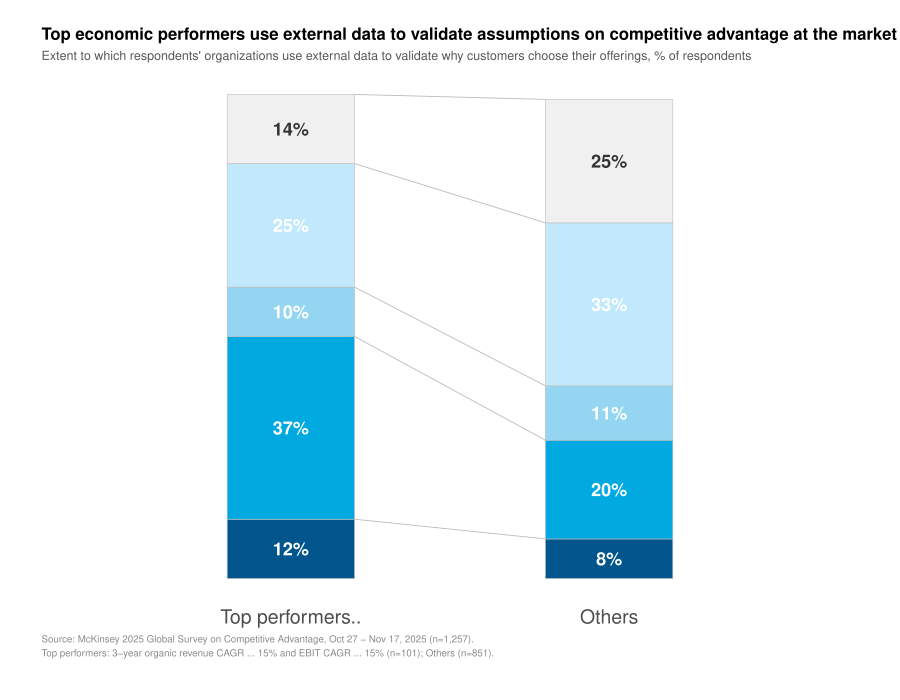

Write the R code that produced this figure.
library(ggplot2)
library(dplyr)

# 1. Data
data <- data.frame(
  group = rep(c("Top performers", "Others"), each = 5),
  category = factor(
    rep(c("Almost all", "Most", "Half", "Few", "Not at all"), 2),
    levels = rev(c("Almost all", "Most", "Half", "Few", "Not at all"))
  ),
  value = c(12, 37, 10, 25, 14,
            8,  20, 11, 33, 25),
  color = rep(c("#00558C", "#00A9E0", "#94D6F1", "#C1E9FB", "#F0F0F0"), 2)
)

lines_data <- data %>%
  group_by(group) %>%
  mutate(cum_value = cumsum(value)) %>%
  ungroup()

tp_heights <- filter(lines_data, group == "Top performers")$cum_value
ot_heights <- filter(lines_data, group == "Others")$cum_value

# Split labels into colored segments (white text) and white segment (dark text)
colored_labels <- filter(lines_data, category != "Not at all")
white_labels   <- filter(lines_data, category == "Not at all")

# 2. Plot
ggplot() +
  # Stacked bars
  geom_col(
    data = filter(data, group == "Top performers"),
    aes(x = 4, y = value, fill = category),
    width = 1.2, color = "#bcbcbc", linewidth = 0.2, show.legend = FALSE
  ) +
  geom_col(
    data = filter(data, group == "Others"),
    aes(x = 7, y = value, fill = category),
    width = 1.2, color = "#bcbcbc", linewidth = 0.2, show.legend = FALSE
  ) +
  # Slope lines
  annotate(
    "segment",
    x = 4.6, xend = 6.4,
    y = tp_heights, yend = ot_heights,
    color = "#bcbcbc", linewidth = 0.3
  ) +
  # Labels on colored segments: white text
  geom_text(
    data = colored_labels,
    aes(
      x = ifelse(group == "Top performers", 4, 7),
      y = cum_value - value / 2,
      label = paste0(value, "%")
    ),
    color = "#FFFFFF", size = 4.5, fontface = "bold", show.legend = FALSE
  ) +
  # Labels on white segment: dark text
  geom_text(
    data = white_labels,
    aes(
      x = ifelse(group == "Top performers", 4, 7),
      y = cum_value - value / 2,
      label = paste0(value, "%")
    ),
    color = "#333333", size = 4.5, fontface = "bold", show.legend = FALSE
  ) +
  # Fill colors
  scale_fill_manual(values = setNames(data$color, data$category)) +
  # Theme
  theme_minimal() +
  theme(
    axis.title   = element_blank(),
    axis.text.y  = element_blank(),
    axis.text.x  = element_text(size = 14),
    axis.ticks   = element_blank(),
    panel.grid   = element_blank(),
    plot.margin  = margin(t = 20, r = 30, b = 30, l = 30)
  ) +
  scale_x_continuous(
    limits = c(2, 9),
    breaks = c(4, 7),
    labels = c("Top performers²", "Others")
  ) -> p

# Title + subtitle
p <- p +
  labs(
    title = "Top economic performers use external data to validate assumptions on competitive advantage at the market level.",
    subtitle = "Extent to which respondents' organizations use external data to validate why customers choose their offerings, % of respondents"
  ) +
  theme(
    plot.title    = element_text(size = 12, face = "bold", lineheight = 1.1),
    plot.subtitle = element_text(size = 9, color = "#555555", lineheight = 1.1)
  )

# Source note
caption <- paste0(
  "Source: McKinsey 2025 Global Survey on Competitive Advantage, Oct 27 - Nov 17, 2025 (n=1,257).\n",
  "Top performers: 3-year organic revenue CAGR ≥ 15% and EBIT CAGR ≥ 15% (n=101); Others (n=851)."
)
p <- p + labs(caption = caption) +
  theme(plot.caption = element_text(size = 7, hjust = 0, color = "#888888", lineheight = 1.2))

# 3. Export
base <- "/Users/sundanian/Documents/projects/ai-agents/my-agent/workspace/01-图表-麦肯锡堆叠柱状图-20260507/mckinsey_stacked_bar"
ggsave(paste0(base, ".pdf"), p, width = 9, height = 7, bg = "white")

grDevices::png(paste0(base, ".png"), width = 5400, height = 4200, res = 600, bg = "white")
print(p)
grDevices::dev.off()

cat("Done.\n")
